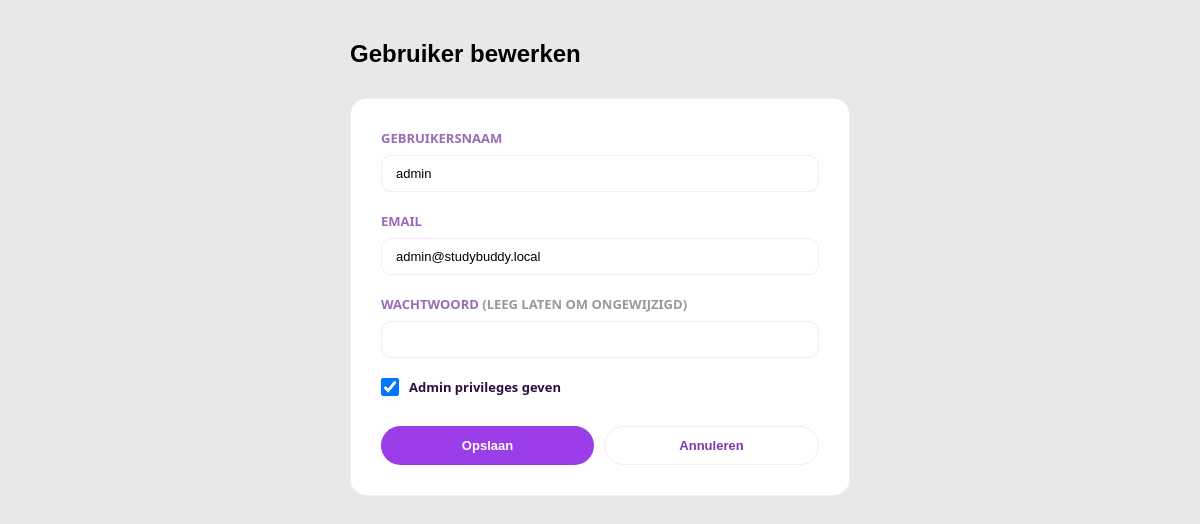
/admin/gebruiker/6/bewerken (signed in), run on the app's committed database.
### tables this page shows
CREATE TABLE users (
            id INTEGER PRIMARY KEY AUTOINCREMENT,
            username TEXT NOT NULL UNIQUE,
            password TEXT NOT NULL,
            email TEXT,
            telefoonnummer TEXT,
            foto TEXT
        , is_admin INTEGER DEFAULT 0);

### app.py (the view, shortened to what this page needs)
@app.route("/admin/gebruiker/<int:user_id>/bewerken", methods=["GET", "POST"])
@admin_required
def admin_user_edit(user_id):
    db = get_db()
    user = db.execute("SELECT * FROM users WHERE id = ?", (user_id,)).fetchone()
    if not user:
        flash("Gebruiker niet gevonden.", "error")
        return redirect(url_for("admin_dashboard"))
    return render_template("admin_user_form.html", user=user)

### app.py (called while the page is built)
def ingelogd():
    return "user_id" in session

def is_admin():
    return bool(session.get("is_admin"))

def admin_required(f):
    from functools import wraps
    @wraps(f)
    def decorated_function(*args, **kwargs):
        if not ingelogd() or not is_admin():
            flash("U hebt geen toegang tot deze pagina.", "error")
            return redirect(url_for("dashboard"))
        return f(*args, **kwargs)
    return decorated_function

### database.py (called while the page is built)
def get_db():
    conn = sqlite3.connect("studybuddy.db", timeout=30)
    conn.row_factory = sqlite3.Row
    conn.execute("PRAGMA journal_mode=WAL")
    return conn

### templates/admin_user_form.html
{% extends "base.html" %}
{% block content %}
<div style="max-width: 500px; margin: 40px auto;">
    <h2 style="font-family: 'Syne', sans-serif; font-size: 24px; font-weight: 800; margin-bottom: 30px;">
        {% if user %}Gebruiker bewerken{% else %}Nieuwe gebruiker{% endif %}
    </h2>
    <form method="POST" style="background: white; padding: 30px; border-radius: 16px; border: 1.5px solid #FAE6FE;">
        <div style="margin-bottom: 20px;">
            <label style="display: block; font-size: 13px; font-weight: 600; color: #9b6ab8; margin-bottom: 8px; text-transform: uppercase;">Gebruikersnaam</label>
            <input type="text" name="username" value="{{ user.username if user else '' }}" required style="width: 100%; padding: 10px 14px; border: 1.5px solid #FAE6FE; border-radius: 10px; font-family: 'DM Sans', sans-serif; font-size: 13px;">
        </div>
        <div style="margin-bottom: 20px;">
            <label style="display: block; font-size: 13px; font-weight: 600; color: #9b6ab8; margin-bottom: 8px; text-transform: uppercase;">Email</label>
            <input type="email" name="email" value="{{ user.email if user else '' }}" style="width: 100%; padding: 10px 14px; border: 1.5px solid #FAE6FE; border-radius: 10px; font-family: 'DM Sans', sans-serif; font-size: 13px;">
        </div>
        <div style="margin-bottom: 20px;">
            <label style="display: block; font-size: 13px; font-weight: 600; color: #9b6ab8; margin-bottom: 8px; text-transform: uppercase;">Wachtwoord {% if user %}<span style="color: #999;">(leeg laten om ongewijzigd)</span>{% endif %}</label>
            <input type="password" name="password" {% if not user %}required{% endif %} style="width: 100%; padding: 10px 14px; border: 1.5px solid #FAE6FE; border-radius: 10px; font-family: 'DM Sans', sans-serif; font-size: 13px;">
        </div>
        <div style="margin-bottom: 20px;">
            <label style="display: flex; align-items: center; gap: 10px; cursor: pointer;">
                <input type="checkbox" name="is_admin" value="1" {% if user and user.is_admin %}checked{% endif %} style="width: 18px; height: 18px; cursor: pointer;">
                <span style="font-size: 13px; font-weight: 600; color: #2a1040;">Admin privileges geven</span>
            </label>
        </div>
        <div style="display: flex; gap: 10px; margin-top: 30px;">
            <button type="submit" style="flex: 1; padding: 11px 20px; background: #9b3de8; color: white; border: none; border-radius: 99px; font-family: 'DM Sans', sans-serif; font-size: 13px; font-weight: 600; cursor: pointer;">
                {% if user %}Opslaan{% else %}Gebruiker aanmaken{% endif %}
            </button>
            <a href="{{ url_for('admin_dashboard') }}" style="flex: 1; padding: 11px 20px; background: transparent; color: #7c3aad; border: 1.5px solid #FAE6FE; border-radius: 99px; font-family: 'DM Sans', sans-serif; font-size: 13px; font-weight: 600; text-decoration: none; text-align: center; cursor: pointer;">
                Annuleren
            </a>
        </div>
    </form>
</div>
{% endblock %}

### static/css/style.css (style rules this page uses)
* { margin: 0; padding: 0; box-sizing: border-box; }
body { font-family: 'Segoe UI', sans-serif; background: #e8e8e8; min-height: 100vh; }

### data on the page
users: username "admin", email "admin@studybuddy.local", is_admin "☑"
